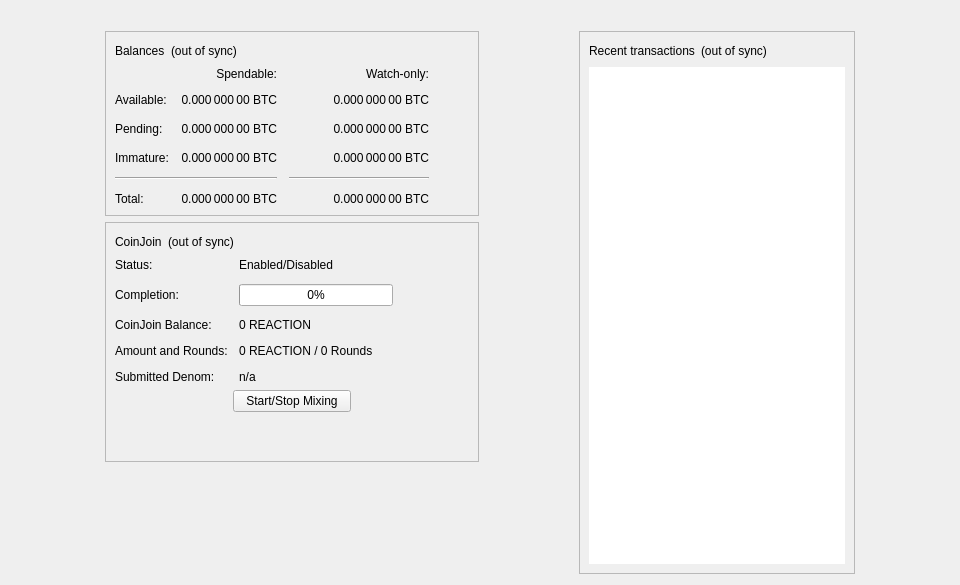
<?xml version="1.0" encoding="UTF-8"?>
<ui version="4.0">
 <class>OverviewPage</class>
 <widget class="QWidget" name="OverviewPage">
  <property name="geometry">
   <rect>
    <x>0</x>
    <y>0</y>
    <width>960</width>
    <height>585</height>
   </rect>
  </property>
  <property name="minimumSize">
   <size>
    <width>960</width>
    <height>0</height>
   </size>
  </property>
  <property name="windowTitle">
   <string>Form</string>
  </property>
  <layout class="QVBoxLayout" name="topLayout">
   <item>
    <widget class="QLabel" name="labelAlerts">
     <property name="visible">
      <bool>false</bool>
     </property>
     <property name="wordWrap">
      <bool>true</bool>
     </property>
     <property name="margin">
      <number>3</number>
     </property>
     <property name="textInteractionFlags">
      <set>Qt::TextSelectableByMouse</set>
     </property>
    </widget>
   </item>
   <item>
    <layout class="QHBoxLayout" name="horizontalLayout" stretch="1,0,1,0,1">
     <item>
      <spacer name="horizontalSpacerLeft">
       <property name="orientation">
        <enum>Qt::Horizontal</enum>
       </property>
       <property name="sizeType">
        <enum>QSizePolicy::Preferred</enum>
       </property>
       <property name="sizeHint" stdset="0">
        <size>
         <width>10</width>
         <height>20</height>
        </size>
       </property>
      </spacer>
     </item>
     <item>
      <layout class="QVBoxLayout" name="verticalLayout_2">
       <item>
        <widget class="QFrame" name="frame">
         <property name="frameShape">
          <enum>QFrame::StyledPanel</enum>
         </property>
         <property name="frameShadow">
          <enum>QFrame::Raised</enum>
         </property>
         <layout class="QVBoxLayout" name="verticalLayout_4">
          <item>
           <layout class="QHBoxLayout" name="horizontalLayout_4">
            <item>
             <widget class="QLabel" name="label_5">
              <property name="text">
               <string>Balances</string>
              </property>
             </widget>
            </item>
            <item>
             <widget class="QLabel" name="labelWalletStatus">
              <property name="toolTip">
               <string>The displayed information may be out of date. Your wallet automatically synchronizes with the Reaction network after a connection is established, but this process has not completed yet.</string>
              </property>
              <property name="text">
               <string notr="true">(out of sync)</string>
              </property>
              <property name="alignment">
               <set>Qt::AlignLeading|Qt::AlignLeft|Qt::AlignVCenter</set>
              </property>
             </widget>
            </item>
            <item>
             <spacer name="horizontalSpacer_3">
              <property name="orientation">
               <enum>Qt::Horizontal</enum>
              </property>
              <property name="sizeHint" stdset="0">
               <size>
                <width>40</width>
                <height>20</height>
               </size>
              </property>
             </spacer>
            </item>
           </layout>
          </item>
          <item>
           <layout class="QGridLayout" name="gridLayout">
            <property name="spacing">
             <number>12</number>
            </property>
            <item row="2" column="2">
             <widget class="QLabel" name="labelWatchPending">
              <property name="cursor">
               <cursorShape>IBeamCursor</cursorShape>
              </property>
              <property name="toolTip">
               <string>Unconfirmed transactions to watch-only addresses</string>
              </property>
              <property name="text">
               <string notr="true">0.000 000 00 BTC</string>
              </property>
              <property name="alignment">
               <set>Qt::AlignRight|Qt::AlignTrailing|Qt::AlignVCenter</set>
              </property>
              <property name="textInteractionFlags">
               <set>Qt::LinksAccessibleByMouse|Qt::TextSelectableByKeyboard|Qt::TextSelectableByMouse</set>
              </property>
             </widget>
            </item>
            <item row="2" column="1">
             <widget class="QLabel" name="labelUnconfirmed">
              <property name="cursor">
               <cursorShape>IBeamCursor</cursorShape>
              </property>
              <property name="toolTip">
               <string>Total of transactions that have yet to be confirmed, and do not yet count toward the spendable balance</string>
              </property>
              <property name="text">
               <string notr="true">0.000 000 00 BTC</string>
              </property>
              <property name="alignment">
               <set>Qt::AlignRight|Qt::AlignTrailing|Qt::AlignVCenter</set>
              </property>
              <property name="textInteractionFlags">
               <set>Qt::LinksAccessibleByMouse|Qt::TextSelectableByKeyboard|Qt::TextSelectableByMouse</set>
              </property>
             </widget>
            </item>
            <item row="3" column="2">
             <widget class="QLabel" name="labelWatchImmature">
              <property name="cursor">
               <cursorShape>IBeamCursor</cursorShape>
              </property>
              <property name="toolTip">
               <string>Mined balance in watch-only addresses that has not yet matured</string>
              </property>
              <property name="text">
               <string notr="true">0.000 000 00 BTC</string>
              </property>
              <property name="alignment">
               <set>Qt::AlignRight|Qt::AlignTrailing|Qt::AlignVCenter</set>
              </property>
              <property name="textInteractionFlags">
               <set>Qt::LinksAccessibleByMouse|Qt::TextSelectableByKeyboard|Qt::TextSelectableByMouse</set>
              </property>
             </widget>
            </item>
            <item row="4" column="0" colspan="2">
             <widget class="Line" name="lineSpendableBalance">
              <property name="orientation">
               <enum>Qt::Horizontal</enum>
              </property>
             </widget>
            </item>
            <item row="4" column="2">
             <widget class="Line" name="lineWatchBalance">
              <property name="sizePolicy">
               <sizepolicy hsizetype="Preferred" vsizetype="Fixed">
                <horstretch>0</horstretch>
                <verstretch>0</verstretch>
               </sizepolicy>
              </property>
              <property name="minimumSize">
               <size>
                <width>140</width>
                <height>0</height>
               </size>
              </property>
              <property name="orientation">
               <enum>Qt::Horizontal</enum>
              </property>
             </widget>
            </item>
            <item row="5" column="0">
             <widget class="QLabel" name="labelTotalText">
              <property name="text">
               <string>Total:</string>
              </property>
             </widget>
            </item>
            <item row="3" column="1">
             <widget class="QLabel" name="labelImmature">
              <property name="cursor">
               <cursorShape>IBeamCursor</cursorShape>
              </property>
              <property name="toolTip">
               <string>Mined balance that has not yet matured</string>
              </property>
              <property name="text">
               <string notr="true">0.000 000 00 BTC</string>
              </property>
              <property name="alignment">
               <set>Qt::AlignRight|Qt::AlignTrailing|Qt::AlignVCenter</set>
              </property>
              <property name="textInteractionFlags">
               <set>Qt::LinksAccessibleByMouse|Qt::TextSelectableByKeyboard|Qt::TextSelectableByMouse</set>
              </property>
             </widget>
            </item>
            <item row="2" column="3">
             <spacer name="horizontalSpacer_2">
              <property name="orientation">
               <enum>Qt::Horizontal</enum>
              </property>
              <property name="sizeHint" stdset="0">
               <size>
                <width>40</width>
                <height>20</height>
               </size>
              </property>
             </spacer>
            </item>
            <item row="3" column="0">
             <widget class="QLabel" name="labelImmatureText">
              <property name="text">
               <string>Immature:</string>
              </property>
             </widget>
            </item>
            <item row="5" column="1">
             <widget class="QLabel" name="labelTotal">
              <property name="cursor">
               <cursorShape>IBeamCursor</cursorShape>
              </property>
              <property name="toolTip">
               <string>Your current total balance</string>
              </property>
              <property name="text">
               <string notr="true">0.000 000 00 BTC</string>
              </property>
              <property name="alignment">
               <set>Qt::AlignRight|Qt::AlignTrailing|Qt::AlignVCenter</set>
              </property>
              <property name="textInteractionFlags">
               <set>Qt::LinksAccessibleByMouse|Qt::TextSelectableByKeyboard|Qt::TextSelectableByMouse</set>
              </property>
             </widget>
            </item>
            <item row="5" column="2">
             <widget class="QLabel" name="labelWatchTotal">
              <property name="cursor">
               <cursorShape>IBeamCursor</cursorShape>
              </property>
              <property name="toolTip">
               <string>Current total balance in watch-only addresses</string>
              </property>
              <property name="text">
               <string notr="true">0.000 000 00 BTC</string>
              </property>
              <property name="alignment">
               <set>Qt::AlignRight|Qt::AlignTrailing|Qt::AlignVCenter</set>
              </property>
              <property name="textInteractionFlags">
               <set>Qt::LinksAccessibleByMouse|Qt::TextSelectableByKeyboard|Qt::TextSelectableByMouse</set>
              </property>
             </widget>
            </item>
            <item row="0" column="2">
             <widget class="QLabel" name="labelWatchonly">
              <property name="text">
               <string>Watch-only:</string>
              </property>
              <property name="alignment">
               <set>Qt::AlignRight|Qt::AlignTrailing|Qt::AlignVCenter</set>
              </property>
             </widget>
            </item>
            <item row="1" column="0">
             <widget class="QLabel" name="labelBalanceText">
              <property name="text">
               <string>Available:</string>
              </property>
             </widget>
            </item>
            <item row="1" column="1">
             <widget class="QLabel" name="labelBalance">
              <property name="cursor">
               <cursorShape>IBeamCursor</cursorShape>
              </property>
              <property name="toolTip">
               <string>Your current spendable balance</string>
              </property>
              <property name="text">
               <string notr="true">0.000 000 00 BTC</string>
              </property>
              <property name="alignment">
               <set>Qt::AlignRight|Qt::AlignTrailing|Qt::AlignVCenter</set>
              </property>
              <property name="textInteractionFlags">
               <set>Qt::LinksAccessibleByMouse|Qt::TextSelectableByKeyboard|Qt::TextSelectableByMouse</set>
              </property>
             </widget>
            </item>
            <item row="1" column="2">
             <widget class="QLabel" name="labelWatchAvailable">
              <property name="cursor">
               <cursorShape>IBeamCursor</cursorShape>
              </property>
              <property name="toolTip">
               <string>Your current balance in watch-only addresses</string>
              </property>
              <property name="text">
               <string notr="true">0.000 000 00 BTC</string>
              </property>
              <property name="alignment">
               <set>Qt::AlignRight|Qt::AlignTrailing|Qt::AlignVCenter</set>
              </property>
              <property name="textInteractionFlags">
               <set>Qt::LinksAccessibleByMouse|Qt::TextSelectableByKeyboard|Qt::TextSelectableByMouse</set>
              </property>
             </widget>
            </item>
            <item row="2" column="0">
             <widget class="QLabel" name="labelPendingText">
              <property name="text">
               <string>Pending:</string>
              </property>
             </widget>
            </item>
            <item row="0" column="1">
             <widget class="QLabel" name="labelSpendable">
              <property name="text">
               <string>Spendable:</string>
              </property>
              <property name="alignment">
               <set>Qt::AlignRight|Qt::AlignTrailing|Qt::AlignVCenter</set>
              </property>
             </widget>
            </item>
           </layout>
          </item>
         </layout>
        </widget>
       </item>
       <item>
        <widget class="QFrame" name="frameCoinJoin">
         <property name="layoutDirection">
          <enum>Qt::LeftToRight</enum>
         </property>
         <property name="frameShape">
          <enum>QFrame::StyledPanel</enum>
         </property>
         <property name="frameShadow">
          <enum>QFrame::Raised</enum>
         </property>
         <layout class="QVBoxLayout" name="VerticalLayout_PS1">
          <item>
           <layout class="QHBoxLayout" name="horizontalLayout_5">
            <item>
             <widget class="QLabel" name="labelCoinJoinHeader">
              <property name="text">
               <string notr="true">CoinJoin</string>
              </property>
             </widget>
            </item>
            <item>
             <widget class="QLabel" name="labelCoinJoinSyncStatus">
              <property name="toolTip">
               <string>The displayed information may be out of date. Your wallet automatically synchronizes with the Reaction network after a connection is established, but this process has not completed yet.</string>
              </property>
              <property name="text">
               <string notr="true">(out of sync)</string>
              </property>
              <property name="alignment">
               <set>Qt::AlignLeading|Qt::AlignLeft|Qt::AlignVCenter</set>
              </property>
             </widget>
            </item>
            <item>
             <spacer name="horizontalSpacer_4">
              <property name="orientation">
               <enum>Qt::Horizontal</enum>
              </property>
              <property name="sizeHint" stdset="0">
               <size>
                <width>40</width>
                <height>20</height>
               </size>
              </property>
             </spacer>
            </item>
           </layout>
          </item>
          <item>
           <layout class="QFormLayout" name="coinJoinFormLayout">
            <property name="fieldGrowthPolicy">
             <enum>QFormLayout::AllNonFixedFieldsGrow</enum>
            </property>
            <property name="horizontalSpacing">
             <number>11</number>
            </property>
            <property name="verticalSpacing">
             <number>12</number>
            </property>
            <item row="0" column="0">
             <widget class="QLabel" name="labelCoinJoinEnabledText">
              <property name="text">
               <string>Status:</string>
              </property>
             </widget>
            </item>
            <item row="0" column="1">
             <widget class="QLabel" name="labelCoinJoinEnabled">
              <property name="text">
               <string>Enabled/Disabled</string>
              </property>
             </widget>
            </item>
            <item row="1" column="0">
             <widget class="QLabel" name="labelCompletitionText">
              <property name="text">
               <string>Completion:</string>
              </property>
             </widget>
            </item>
            <item row="1" column="1">
             <widget class="QProgressBar" name="coinJoinProgress">
              <property name="maximumSize">
               <size>
                <width>154</width>
                <height>16777215</height>
               </size>
              </property>
              <property name="value">
               <number>0</number>
              </property>
             </widget>
            </item>
            <item row="2" column="0">
             <widget class="QLabel" name="labelAnonymizedText">
              <property name="text">
               <string notr="true">CoinJoin Balance:</string>
              </property>
             </widget>
            </item>
            <item row="2" column="1">
             <widget class="QLabel" name="labelAnonymized">
              <property name="text">
               <string notr="true">0 REACTION</string>
              </property>
             </widget>
            </item>
            <item row="3" column="0">
             <widget class="QLabel" name="labelAmountAndRoundsText">
              <property name="text">
               <string>Amount and Rounds:</string>
              </property>
             </widget>
            </item>
            <item row="3" column="1">
             <widget class="QLabel" name="labelAmountRounds">
              <property name="text">
               <string>0 REACTION / 0 Rounds</string>
              </property>
             </widget>
            </item>
            <item row="4" column="0">
             <widget class="QLabel" name="labelSubmittedDenomText">
              <property name="text">
               <string>Submitted Denom:</string>
              </property>
             </widget>
            </item>
            <item row="4" column="1">
             <widget class="QLabel" name="labelSubmittedDenom">
              <property name="toolTip">
               <string>The denominations you submitted to the Smartnode.&lt;br&gt;To mix, other users must submit the exact same denominations.</string>
              </property>
              <property name="text">
               <string>n/a</string>
              </property>
              <property name="wordWrap">
               <bool>true</bool>
              </property>
             </widget>
            </item>
           </layout>
          </item>
          <item>
           <layout class="QVBoxLayout" name="VerticalLayout_PS">
            <item>
             <layout class="QHBoxLayout" name="horizontalLayout_3">
              <property name="topMargin">
               <number>0</number>
              </property>
              <item>
               <spacer name="horizontalSpacer_5">
                <property name="orientation">
                 <enum>Qt::Horizontal</enum>
                </property>
                <property name="sizeHint" stdset="0">
                 <size>
                  <width>40</width>
                  <height>20</height>
                 </size>
                </property>
               </spacer>
              </item>
              <item>
               <widget class="QPushButton" name="toggleCoinJoin">
                <property name="sizePolicy">
                 <sizepolicy hsizetype="MinimumExpanding" vsizetype="Fixed">
                  <horstretch>0</horstretch>
                  <verstretch>0</verstretch>
                 </sizepolicy>
                </property>
                <property name="text">
                 <string>Start/Stop Mixing</string>
                </property>
               </widget>
              </item>
              <item>
               <spacer name="horizontalSpacer_6">
                <property name="orientation">
                 <enum>Qt::Horizontal</enum>
                </property>
                <property name="sizeHint" stdset="0">
                 <size>
                  <width>40</width>
                  <height>20</height>
                 </size>
                </property>
               </spacer>
              </item>
             </layout>
            </item>
            <item>
             <spacer name="verticalSpacer_3">
              <property name="orientation">
               <enum>Qt::Vertical</enum>
              </property>
              <property name="sizeHint" stdset="0">
               <size>
                <width>20</width>
                <height>40</height>
               </size>
              </property>
             </spacer>
            </item>
           </layout>
          </item>
         </layout>
        </widget>
       </item>
       <item>
        <spacer name="verticalSpacer">
         <property name="orientation">
          <enum>Qt::Vertical</enum>
         </property>
         <property name="sizeHint" stdset="0">
          <size>
           <width>20</width>
           <height>40</height>
          </size>
         </property>
        </spacer>
       </item>
      </layout>
     </item>
     <item>
      <spacer name="horizontalSpacerCenter">
       <property name="orientation">
        <enum>Qt::Horizontal</enum>
       </property>
       <property name="sizeHint" stdset="0">
        <size>
         <width>10</width>
         <height>20</height>
        </size>
       </property>
      </spacer>
     </item>
     <item>
      <layout class="QVBoxLayout" name="verticalLayout_3">
       <item>
        <widget class="QFrame" name="frame_2">
         <property name="frameShape">
          <enum>QFrame::StyledPanel</enum>
         </property>
         <property name="frameShadow">
          <enum>QFrame::Raised</enum>
         </property>
         <layout class="QVBoxLayout" name="verticalLayout">
          <item>
           <layout class="QHBoxLayout" name="horizontalLayout_2">
            <item>
             <widget class="QLabel" name="label_4">
              <property name="text">
               <string>Recent transactions</string>
              </property>
             </widget>
            </item>
            <item>
             <widget class="QLabel" name="labelTransactionsStatus">
              <property name="toolTip">
               <string>The displayed information may be out of date. Your wallet automatically synchronizes with the Reaction network after a connection is established, but this process has not completed yet.</string>
              </property>
              <property name="text">
               <string notr="true">(out of sync)</string>
              </property>
              <property name="alignment">
               <set>Qt::AlignLeading|Qt::AlignLeft|Qt::AlignVCenter</set>
              </property>
             </widget>
            </item>
            <item>
             <spacer name="horizontalSpacer">
              <property name="orientation">
               <enum>Qt::Horizontal</enum>
              </property>
              <property name="sizeHint" stdset="0">
               <size>
                <width>40</width>
                <height>20</height>
               </size>
              </property>
             </spacer>
            </item>
           </layout>
          </item>
          <item>
           <widget class="QListView" name="listTransactions">
            <property name="frameShape">
             <enum>QFrame::NoFrame</enum>
            </property>
            <property name="verticalScrollBarPolicy">
             <enum>Qt::ScrollBarAlwaysOff</enum>
            </property>
            <property name="horizontalScrollBarPolicy">
             <enum>Qt::ScrollBarAlwaysOff</enum>
            </property>
            <property name="selectionMode">
             <enum>QAbstractItemView::NoSelection</enum>
            </property>
           </widget>
          </item>
         </layout>
        </widget>
       </item>
      </layout>
     </item>
     <item>
      <spacer name="horizontalSpacerRight">
       <property name="orientation">
        <enum>Qt::Horizontal</enum>
       </property>
       <property name="sizeType">
        <enum>QSizePolicy::Preferred</enum>
       </property>
       <property name="sizeHint" stdset="0">
        <size>
         <width>10</width>
         <height>20</height>
        </size>
       </property>
      </spacer>
     </item>
    </layout>
   </item>
  </layout>
 </widget>
 <resources/>
 <connections/>
</ui>
